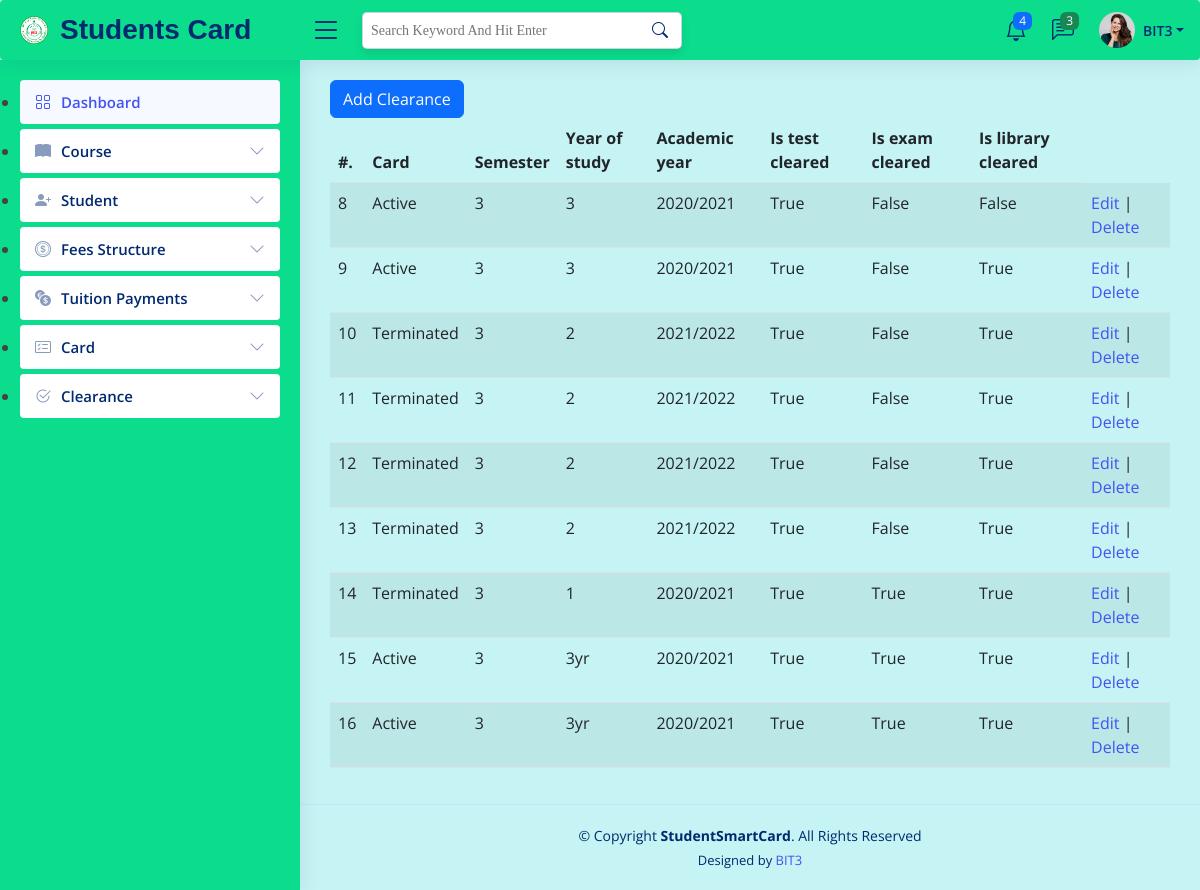
The page /add_clearance/ (signed in) on the database its author committed.
### Cards/models.py (models this page shows, shortened)
class Clearance(models.Model):
    card = models.ForeignKey(Card, on_delete = models.CASCADE)
    year_of_study = models.CharField(max_length = 3)
    semester = models.CharField(max_length = 2)
    academic_year = models.CharField(max_length = 10)
    is_test_cleared = models.BooleanField(default = False)
    is_exam_cleared = models.BooleanField(default = False)
    is_library_cleared = models.BooleanField(default = False)

class Card(models.Model):
    STATUS = [
        ("Active","Active"),
        ("De-activated", "Deactivated"),
        ("Terminated", "Terminated")
    ]
    student = models.ForeignKey(Student, on_delete = models.CASCADE)
    status = models.CharField(max_length = 15, choices = STATUS)
    def __str__(self):
        return self.status

### Cards/views.py (the view)
# urls.py: path('add_clearance/',add_clearance_view, name='add_clearance_page'),
@login_required
def add_clearance_view(request):
    message =''
    if request.method =="POST":
        clearance_form = ClearanceForm(request.POST)
        if clearance_form.is_valid():
            clearance_form.save()
            messages.success(request,message = "Clearance Added Successfully !")
    else:
        clearance_form = ClearanceForm()
    clearances = Clearance.objects.all()
    context = {
        'form' : clearance_form,
        'msg' : message,
        'clearances' : clearances,
    }
    return render(request, "add_clearance.html", context)

### Cards/forms.py
class ClearanceForm(ModelForm):
    class Meta:
        model = Clearance
        fields = ('card','year_of_study','semester','academic_year','is_test_cleared','is_exam_cleared','is_library_cleared')
        widget = {
            'is_test_cleared': forms.CheckboxInput(),
            'is_exam_cleared' : forms.CheckboxInput(),
            'is_library_cleared' : forms.CheckboxInput(),
        }

### Cards/templates/add_clearance.html (shortened to what this page needs)
{% extends './base2.html' %}
{% load crispy_forms_tags %}
{% block content %}
                <button type="button" class="btn btn-primary" data-bs-toggle="modal" data-bs-target="#basicModal">
                Add Clearance
                </button>
        <table class="table table-striped">
            <thead>
                <tr>
                    <th scope="col">#.</th>
                    <th scope="col">Card</th>
                    <th scope="col">Semester</th>
                    <th scope="col">Year of study</th>
                    <th scope="col">Academic year</th>
                    <th scope="col">Is test cleared</th>
                    <th scope="col">Is exam cleared</th>
                    <th scope="col">Is library cleared</th>
                </tr>
            </thead>
            <tbody>
                {% for Clearance in clearances %}
                    <tr>
                        <td scope="row">{{Clearance.id}}</td>
                        <td>{{Clearance.card}}</td>
                        <td>{{Clearance.semester}}</td>
                        <td>{{Clearance.year_of_study}}</td>
                        <td>{{Clearance.academic_year}}</td>
                        <td>{{Clearance.is_test_cleared}}</td>
                        <td>{{Clearance.is_exam_cleared}}</td>
                        <td>{{Clearance.is_library_cleared}}</td>
                        <td>
                            <a href="{% url 'edit_clearance_page' Clearance.id %}">Edit</a> |
                            <a href="{% url 'delete_clearance_page' Clearance.id %}"
                            onclick ="return confirm('Are you sure to delete this Clearance')">
                            Delete
                            </a>
                        </td>
                    </tr>
                {% endfor %}
            </tbody>
        </table>
{% endblock content %}

### static/assets/css/style.css (style rules this page uses)
:root { scroll-behavior: smooth; }
body { font-family: "Open Sans", sans-serif; background: #c6f3f3; color: #444444; }
a { color: #4154f1; text-decoration: none; }

### rows shown on the page
Clearance: id "8", card "Active", semester "3", year_of_study "3", academic_year "2020/2021", is_test_cleared "True", is_exam_cleared "False", is_library_cleared "False"
Clearance: id "9", card "Active", semester "3", year_of_study "3", academic_year "2020/2021", is_test_cleared "True", is_exam_cleared "False", is_library_cleared "True"
Clearance: id "10", card "Terminated", semester "3", year_of_study "2", academic_year "2021/2022", is_test_cleared "True", is_exam_cleared "False", is_library_cleared "True"
Clearance: id "11", card "Terminated", semester "3", year_of_study "2", academic_year "2021/2022", is_test_cleared "True", is_exam_cleared "False", is_library_cleared "True"
Clearance: id "12", card "Terminated", semester "3", year_of_study "2", academic_year "2021/2022", is_test_cleared "True", is_exam_cleared "False", is_library_cleared "True"
Clearance: id "13", card "Terminated", semester "3", year_of_study "2", academic_year "2021/2022", is_test_cleared "True", is_exam_cleared "False", is_library_cleared "True"
Clearance: id "14", card "Terminated", semester "3", year_of_study "1", academic_year "2020/2021", is_test_cleared "True", is_exam_cleared "True", is_library_cleared "True"
Clearance: id "15", card "Active", semester "3", year_of_study "3yr", academic_year "2020/2021", is_test_cleared "True", is_exam_cleared "True", is_library_cleared "True"
Clearance: id "16", card "Active", semester "3", year_of_study "3yr", academic_year "2020/2021", is_test_cleared "True", is_exam_cleared "True", is_library_cleared "True"
